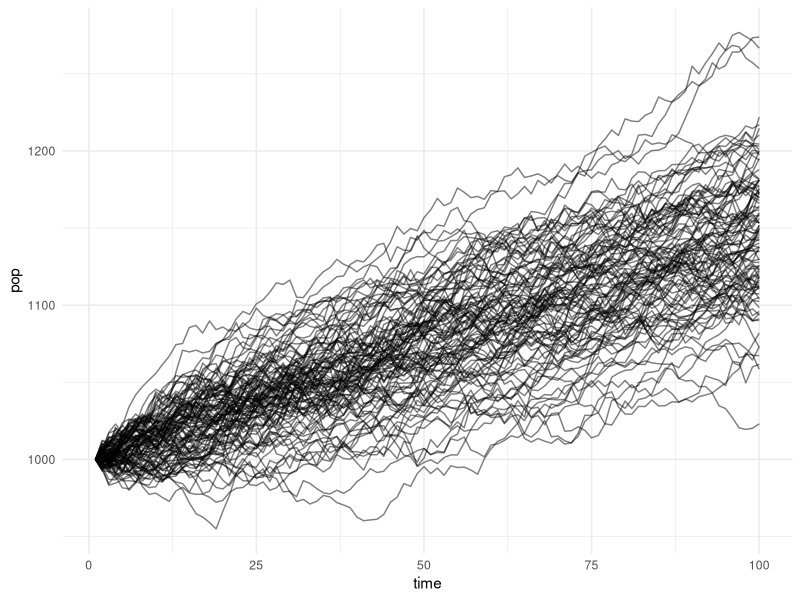

The R source for this figure: (Note: this script raises an error after producing the figure.)
## ---- chunk 1
knitr::opts_chunk$set(echo = TRUE)
library(tidyverse)
## ---- chunk 2
# linear population trend model w/ normal error
sim_pop <- function (x0, t, trend, sd) {
  pop <- vector("numeric", length = t)
  pop[1] <- x0
  for (i in 1:(length(pop) - 1)) {
    pop[i + 1] <- rnorm(1, pop[i] + trend, sd)
  }
  return(tibble(time = 1:t, pop = pop, trend = trend, sd = sd))
}

multi_sim <- function(nsim, x0, t, trend, sd) {
  simulations <- lapply(1:nsim, function(x) sim_pop(x0, t, trend, sd))
  return(bind_rows(simulations, .id = "simulation"))
}

## ---- chunk 3
# simulate model
set.seed(123)
sim_df <- multi_sim(100, 10^3, 100, 1.5, 5)
# sim_list <- lapply(1:100, function(x) sim_pop(10^3, 100, 1.5, 5))
# sim_df <- bind_rows(sim_list, .id = "simulation")

sim_df %>% ggplot() + 
  geom_line(aes(x = time, y = pop, group = simulation), alpha = 0.5) + 
  theme_minimal()
## ---- chunk 4
# one sided sprt calculation
objfn <- function(trend, x1, x0, sd) {
  # likelihood( x1 | x0, r, dispersion )
  dnorm(x = x1, mean = x0 + trend, sd = sd)
}


#  find restricted MLE under h_0 or h_1
likelihood <- function (x_prev, x_now, sd, interval = c(), guess = 1.5) {
  opt <- optim(par = guess, fn = objfn, control = list(fnscale = -1), 
      method = "Brent", lower = interval[1], upper = interval[2],
      x0 = x_prev, x1 = x_now, sd = sd)
  return(opt$value)
}

# sequential test functions
calc_sr <- function(data, accept_reg = c(0,0), reject_reg = c(0, 5)) {
  
  # initialize empty columns for likelihood calculations
  data$lik0 <- NA
  data$lik1 <- NA
  
  # parameter space
  theta0 <- accept_reg
  theta1 <- reject_reg
  
  # use midpoint of interval as init guess for optim (Brent's method)
  guess0 <- accept_reg[1] + (accept_reg[2] - accept_reg[1]) / 2 
  guess1 <- reject_reg[1] + (reject_reg[2] - reject_reg[1]) / 2 
  
  sim_number <- 1
  for (i in 2:nrow(data)) {
    
    if (data[i, "simulation"] == sim_number + 1) {
      # skip calculation of likelihood for the first observation in each simluation
      sim_number <- sim_number + 1
      next
    }
    
    # observed states and known pars
    x0 <- unlist(data[i-1, "pop"])
    x1 <- unlist(data[i, "pop"])
    sd <- unlist(data[i, "sd"])
    
    # likelihood calculation
    data[i,"lik0"] <- dnorm(x = x1, mean = x0, sd = sd) # H0: x_t+1 ~ N(x_t, sd)
    data[i,"lik1"] <- likelihood(x_prev = x0, x_now = x1, sd = sd,  # p(x_now | x_prev, disp, theta \in Theta_1)
                                   interval = theta1, guess = guess1)
  }
  
  return(data)
}
## ---- chunk 5
# calculate time required to detect trend
sprt_df <- calc_sr(sim_df, sd = 5)

sprt_df <- 
  sprt_df %>%  
  group_by(simulation) %>%
  mutate(sr = log(lik1/lik0) ,
         sr = ifelse(is.na(sr), 0, sr),
         sprt = cumsum(sr),
         a = log( (1 - 0.2)/ 0.05),
         b = log(0.2/(1 - 0.05)),
         decision = case_when(sprt <= a & sprt >= b ~"?",
                              sprt > a ~ "H1",
                              sprt < b ~ "H0"))

is_h1 <- function(x) x == "H1"

delay_df <- 
  sprt_df %>% ungroup() %>%
  group_by(simulation) %>%
  summarize(delay = unique(detect_index(decision, is_h1))) %>%
  mutate(mean_delay = mean(delay),
         median_delay = median(delay),
         p20_delay = quantile(delay, probs = 0.2),
         p80_delay = quantile(delay, probs = 0.8))

ggplot(delay_df) + 
  geom_bar(aes(x = delay)) +
  geom_vline(aes(xintercept = mean_delay)) +
  geom_vline(aes(xintercept = median_delay), linetype = "dashed")
  
## ---- chunk 6
# sensitivity analysis following Fig. 1 c-d in White 2019
set.seed(123)
trend_var <- seq(1, 3, by = 0.5)
sd_var <- 1:6
trend_cst <- rep(1.5, length = length(sd_var))
sd_cst <- rep(5, length = length(trend_var))

trends <- c(trend_var, trend_cst)
sds    <- c(sd_cst, sd_var)

sensitivity_list <- lapply(seq_along(trends), 
                           function(x) multi_sim(100, 10^3, 100, trends[x], sds[x]))
sens_df <- bind_rows(sensitivity_list)
## ---- chunk 7
sens_df %>%
  ggplot() +
  geom_line(aes(x = time, y = pop, group = simulation)) +
  facet_wrap(~interaction(sd, trend) )
## ---- chunk 8
# sprt calculations


